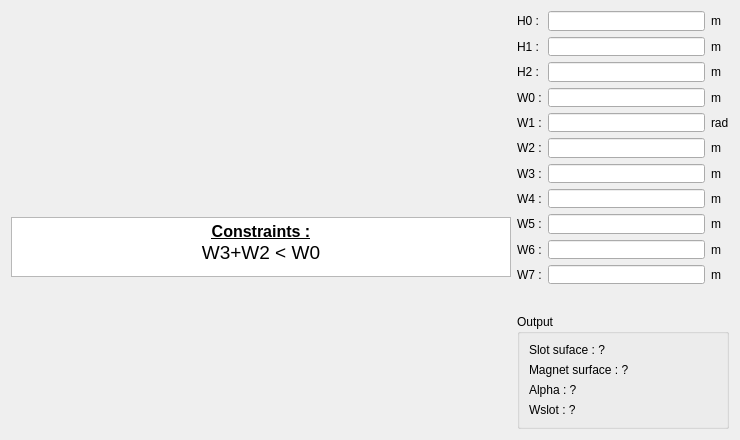
<?xml version="1.0" encoding="UTF-8"?>
<ui version="4.0">
 <class>PHoleM51</class>
 <widget class="QWidget" name="PHoleM51">
  <property name="geometry">
   <rect>
    <x>0</x>
    <y>0</y>
    <width>740</width>
    <height>440</height>
   </rect>
  </property>
  <property name="minimumSize">
   <size>
    <width>740</width>
    <height>440</height>
   </size>
  </property>
  <property name="maximumSize">
   <size>
    <width>16777215</width>
    <height>16777215</height>
   </size>
  </property>
  <property name="windowTitle">
   <string>Form</string>
  </property>
  <layout class="QHBoxLayout" name="horizontalLayout">
   <item>
    <layout class="QVBoxLayout" name="verticalLayout_3">
     <item>
      <widget class="QLabel" name="img_slot">
       <property name="sizePolicy">
        <sizepolicy hsizetype="Fixed" vsizetype="Fixed">
         <horstretch>0</horstretch>
         <verstretch>0</verstretch>
        </sizepolicy>
       </property>
       <property name="minimumSize">
        <size>
         <width>500</width>
         <height>200</height>
        </size>
       </property>
       <property name="maximumSize">
        <size>
         <width>500</width>
         <height>216</height>
        </size>
       </property>
       <property name="autoFillBackground">
        <bool>false</bool>
       </property>
       <property name="frameShape">
        <enum>QFrame::NoFrame</enum>
       </property>
       <property name="text">
        <string/>
       </property>
       <property name="pixmap">
        <pixmap resource="../../../../Resources/pyleecan.qrc">:/images/images/MachineSetup/WSlot/Slot_51.PNG</pixmap>
       </property>
       <property name="scaledContents">
        <bool>true</bool>
       </property>
       <property name="alignment">
        <set>Qt::AlignLeading|Qt::AlignLeft|Qt::AlignVCenter</set>
       </property>
       <property name="wordWrap">
        <bool>false</bool>
       </property>
      </widget>
     </item>
     <item>
      <widget class="QTextEdit" name="txt_constraint">
       <property name="sizePolicy">
        <sizepolicy hsizetype="Preferred" vsizetype="Fixed">
         <horstretch>0</horstretch>
         <verstretch>0</verstretch>
        </sizepolicy>
       </property>
       <property name="minimumSize">
        <size>
         <width>200</width>
         <height>0</height>
        </size>
       </property>
       <property name="maximumSize">
        <size>
         <width>16777215</width>
         <height>60</height>
        </size>
       </property>
       <property name="verticalScrollBarPolicy">
        <enum>Qt::ScrollBarAlwaysOff</enum>
       </property>
       <property name="html">
        <string>&lt;!DOCTYPE HTML PUBLIC &quot;-//W3C//DTD HTML 4.0//EN&quot; &quot;http://www.w3.org/TR/REC-html40/strict.dtd&quot;&gt;
&lt;html&gt;&lt;head&gt;&lt;meta name=&quot;qrichtext&quot; content=&quot;1&quot; /&gt;&lt;style type=&quot;text/css&quot;&gt;
p, li { white-space: pre-wrap; }
&lt;/style&gt;&lt;/head&gt;&lt;body style=&quot; font-family:'MS Shell Dlg 2'; font-size:8.25pt; font-weight:400; font-style:normal;&quot;&gt;
&lt;p align=&quot;center&quot; style=&quot; margin-top:0px; margin-bottom:0px; margin-left:0px; margin-right:0px; -qt-block-indent:0; text-indent:0px;&quot;&gt;&lt;span style=&quot; font-size:12pt; font-weight:600; text-decoration: underline;&quot;&gt;Constraints :&lt;/span&gt;&lt;/p&gt;
&lt;p align=&quot;center&quot; style=&quot; margin-top:0px; margin-bottom:0px; margin-left:0px; margin-right:0px; -qt-block-indent:0; text-indent:0px;&quot;&gt;&lt;span style=&quot; font-size:14pt;&quot;&gt;W3+W2 &amp;lt; W0&lt;/span&gt;&lt;/p&gt;
&lt;p align=&quot;center&quot; style=&quot;-qt-paragraph-type:empty; margin-top:0px; margin-bottom:0px; margin-left:0px; margin-right:0px; -qt-block-indent:0; text-indent:0px; font-size:8pt;&quot;&gt;&lt;br /&gt;&lt;/p&gt;&lt;/body&gt;&lt;/html&gt;</string>
       </property>
       <property name="textInteractionFlags">
        <set>Qt::TextSelectableByKeyboard|Qt::TextSelectableByMouse</set>
       </property>
      </widget>
     </item>
     <item>
      <spacer name="verticalSpacer_2">
       <property name="orientation">
        <enum>Qt::Vertical</enum>
       </property>
       <property name="sizeHint" stdset="0">
        <size>
         <width>20</width>
         <height>40</height>
        </size>
       </property>
      </spacer>
     </item>
    </layout>
   </item>
   <item>
    <layout class="QVBoxLayout" name="verticalLayout_2">
     <item>
      <layout class="QGridLayout" name="gridLayout">
       <property name="sizeConstraint">
        <enum>QLayout::SetDefaultConstraint</enum>
       </property>
       <item row="0" column="0">
        <widget class="QLabel" name="in_H0">
         <property name="text">
          <string>H0 :</string>
         </property>
        </widget>
       </item>
       <item row="0" column="1">
        <widget class="FloatEdit" name="lf_H0"/>
       </item>
       <item row="0" column="2">
        <widget class="QLabel" name="unit_H0">
         <property name="text">
          <string>m</string>
         </property>
        </widget>
       </item>
       <item row="1" column="0">
        <widget class="QLabel" name="in_H1">
         <property name="text">
          <string>H1 :</string>
         </property>
        </widget>
       </item>
       <item row="1" column="1">
        <widget class="FloatEdit" name="lf_H1"/>
       </item>
       <item row="1" column="2">
        <widget class="QLabel" name="unit_H1">
         <property name="text">
          <string>m</string>
         </property>
        </widget>
       </item>
       <item row="2" column="0">
        <widget class="QLabel" name="in_H2">
         <property name="text">
          <string>H2 :</string>
         </property>
        </widget>
       </item>
       <item row="2" column="1">
        <widget class="FloatEdit" name="lf_H2"/>
       </item>
       <item row="2" column="2">
        <widget class="QLabel" name="unit_H2">
         <property name="text">
          <string>m</string>
         </property>
        </widget>
       </item>
       <item row="3" column="0">
        <widget class="QLabel" name="in_W0">
         <property name="text">
          <string>W0 :</string>
         </property>
        </widget>
       </item>
       <item row="3" column="1">
        <widget class="FloatEdit" name="lf_W0"/>
       </item>
       <item row="3" column="2">
        <widget class="QLabel" name="unit_W0">
         <property name="text">
          <string>m</string>
         </property>
        </widget>
       </item>
       <item row="4" column="0">
        <widget class="QLabel" name="in_W1">
         <property name="text">
          <string>W1 :</string>
         </property>
        </widget>
       </item>
       <item row="4" column="1">
        <widget class="FloatEdit" name="lf_W1">
         <property name="cursorPosition">
          <number>0</number>
         </property>
        </widget>
       </item>
       <item row="4" column="2">
        <widget class="QLabel" name="unit_W1">
         <property name="text">
          <string>rad</string>
         </property>
        </widget>
       </item>
       <item row="5" column="0">
        <widget class="QLabel" name="in_W2">
         <property name="text">
          <string>W2 :</string>
         </property>
        </widget>
       </item>
       <item row="5" column="1">
        <widget class="FloatEdit" name="lf_W2"/>
       </item>
       <item row="5" column="2">
        <widget class="QLabel" name="unit_W2">
         <property name="text">
          <string>m</string>
         </property>
        </widget>
       </item>
       <item row="6" column="0">
        <widget class="QLabel" name="in_W3">
         <property name="text">
          <string>W3 :</string>
         </property>
        </widget>
       </item>
       <item row="6" column="1">
        <widget class="FloatEdit" name="lf_W3"/>
       </item>
       <item row="6" column="2">
        <widget class="QLabel" name="unit_W3">
         <property name="text">
          <string>m</string>
         </property>
        </widget>
       </item>
       <item row="7" column="0">
        <widget class="QLabel" name="in_W4">
         <property name="text">
          <string>W4 :</string>
         </property>
        </widget>
       </item>
       <item row="7" column="1">
        <widget class="FloatEdit" name="lf_W4"/>
       </item>
       <item row="7" column="2">
        <widget class="QLabel" name="unit_W4">
         <property name="text">
          <string>m</string>
         </property>
        </widget>
       </item>
       <item row="8" column="0">
        <widget class="QLabel" name="in_W5">
         <property name="text">
          <string>W5 :</string>
         </property>
        </widget>
       </item>
       <item row="8" column="1">
        <widget class="FloatEdit" name="lf_W5"/>
       </item>
       <item row="8" column="2">
        <widget class="QLabel" name="unit_W5">
         <property name="text">
          <string>m</string>
         </property>
        </widget>
       </item>
       <item row="9" column="0">
        <widget class="QLabel" name="in_W6">
         <property name="text">
          <string>W6 :</string>
         </property>
        </widget>
       </item>
       <item row="9" column="1">
        <widget class="FloatEdit" name="lf_W6"/>
       </item>
       <item row="9" column="2">
        <widget class="QLabel" name="unit_W6">
         <property name="text">
          <string>m</string>
         </property>
        </widget>
       </item>
       <item row="10" column="0">
        <widget class="QLabel" name="in_W7">
         <property name="text">
          <string>W7 :</string>
         </property>
        </widget>
       </item>
       <item row="10" column="1">
        <widget class="FloatEdit" name="lf_W7"/>
       </item>
       <item row="10" column="2">
        <widget class="QLabel" name="unit_W7">
         <property name="text">
          <string>m</string>
         </property>
        </widget>
       </item>
      </layout>
     </item>
     <item>
      <widget class="WMatSelect" name="w_mat_0" native="true">
       <property name="minimumSize">
        <size>
         <width>100</width>
         <height>0</height>
        </size>
       </property>
      </widget>
     </item>
     <item>
      <widget class="WMatSelect" name="w_mat_1" native="true">
       <property name="minimumSize">
        <size>
         <width>100</width>
         <height>0</height>
        </size>
       </property>
      </widget>
     </item>
     <item>
      <widget class="WMatSelect" name="w_mat_2" native="true">
       <property name="minimumSize">
        <size>
         <width>100</width>
         <height>0</height>
        </size>
       </property>
      </widget>
     </item>
     <item>
      <widget class="WMatSelect" name="w_mat_3" native="true">
       <property name="minimumSize">
        <size>
         <width>100</width>
         <height>0</height>
        </size>
       </property>
      </widget>
     </item>
     <item>
      <widget class="QGroupBox" name="g_output">
       <property name="minimumSize">
        <size>
         <width>200</width>
         <height>0</height>
        </size>
       </property>
       <property name="title">
        <string>Output</string>
       </property>
       <layout class="QVBoxLayout" name="verticalLayout">
        <item>
         <widget class="QLabel" name="out_slot_surface">
          <property name="text">
           <string>Slot suface : ?</string>
          </property>
         </widget>
        </item>
        <item>
         <widget class="QLabel" name="out_magnet_surface">
          <property name="text">
           <string>Magnet surface : ?</string>
          </property>
         </widget>
        </item>
        <item>
         <widget class="QLabel" name="out_alpha">
          <property name="text">
           <string>Alpha : ?</string>
          </property>
         </widget>
        </item>
        <item>
         <widget class="QLabel" name="out_Whole">
          <property name="text">
           <string>Wslot : ?</string>
          </property>
         </widget>
        </item>
        <item>
         <spacer name="verticalSpacer">
          <property name="orientation">
           <enum>Qt::Vertical</enum>
          </property>
          <property name="sizeHint" stdset="0">
           <size>
            <width>20</width>
            <height>40</height>
           </size>
          </property>
         </spacer>
        </item>
       </layout>
      </widget>
     </item>
    </layout>
   </item>
  </layout>
 </widget>
 <customwidgets>
  <customwidget>
   <class>FloatEdit</class>
   <extends>QLineEdit</extends>
   <header>pyleecan/GUI/Tools/FloatEdit.h</header>
  </customwidget>
  <customwidget>
   <class>WMatSelect</class>
   <extends>QWidget</extends>
   <header>pyleecan.GUI.Dialog.DMatLib.WMatSelect.WMatSelect.h</header>
   <container>1</container>
  </customwidget>
 </customwidgets>
 <tabstops>
  <tabstop>lf_H0</tabstop>
  <tabstop>lf_H1</tabstop>
  <tabstop>lf_H2</tabstop>
  <tabstop>lf_W0</tabstop>
  <tabstop>lf_W1</tabstop>
  <tabstop>txt_constraint</tabstop>
 </tabstops>
 <resources>
  <include location="../../../../Resources/pyleecan.qrc"/>
 </resources>
 <connections/>
</ui>
